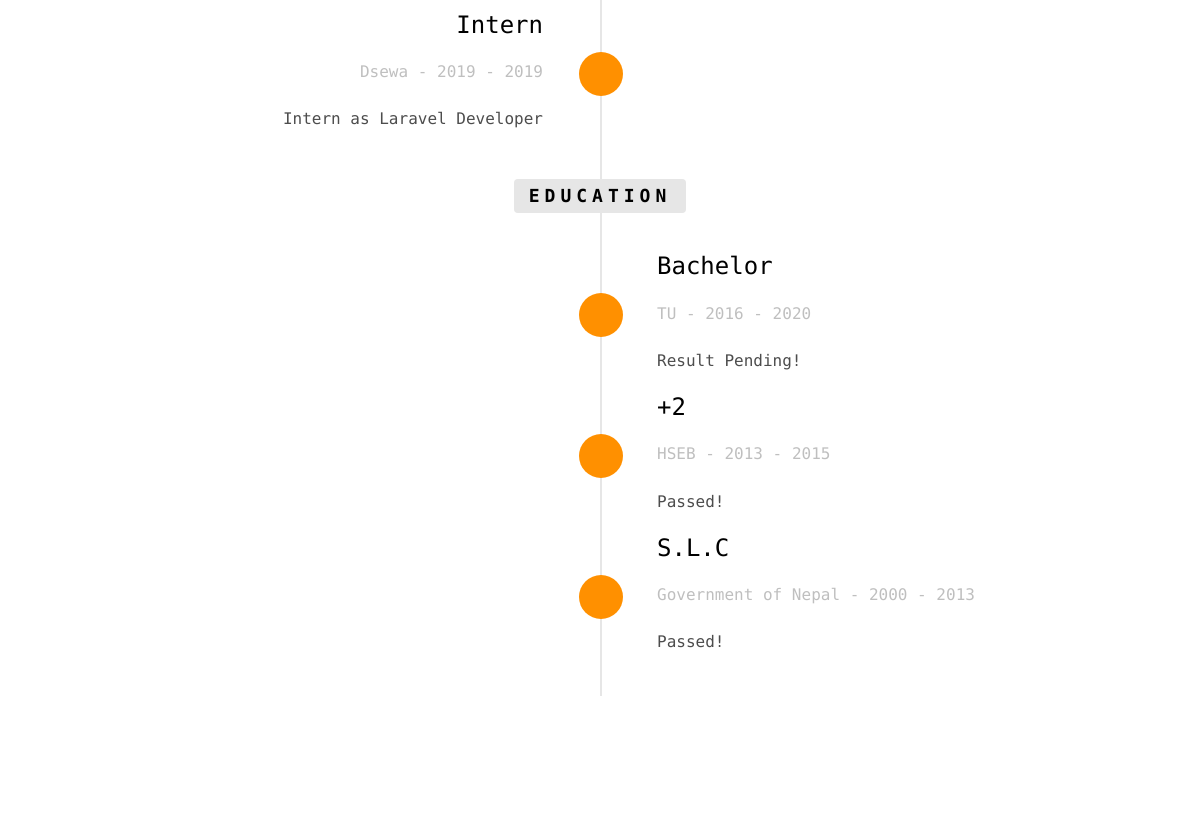
Before: / (middle part) with the older database file.
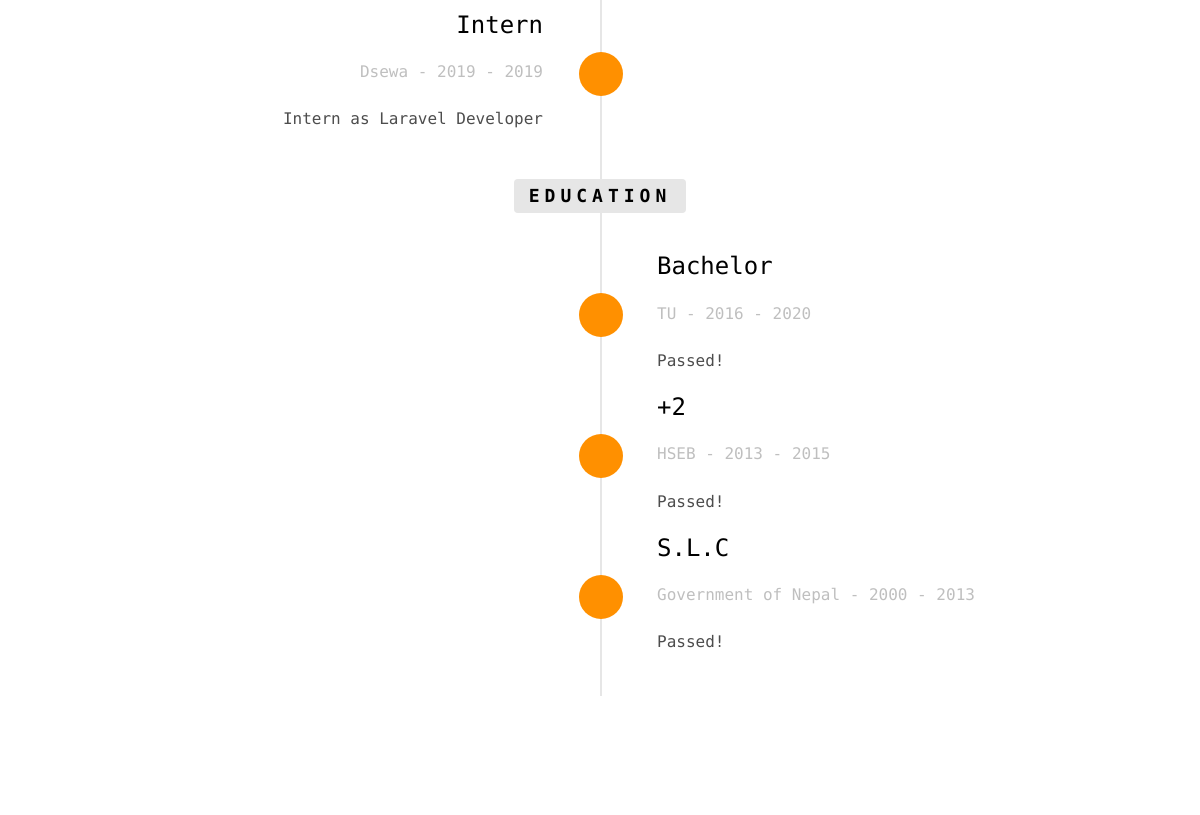
After: the same page with the newer database file.
### User/models.py (models this page shows, shortened)
class Work(models.Model):
    user = models.ForeignKey(User,on_delete=models.CASCADE)
    title = models.CharField(max_length=30,default='Undefined')
    c_name = models.CharField(max_length=30,default='Undefined')
    work_from = models.CharField(max_length=30,default='Undefined')
    work_till = models.CharField(max_length=30,default='Undefined')
    description = models.TextField(null=True)

class Education(models.Model):
    user = models.ForeignKey(User,on_delete=models.CASCADE)
    title = models.CharField(max_length=30,default='Undefined')
    name = models.CharField(max_length=50,default='Undefined')
    study_from = models.CharField(max_length=30,default='Undefined')
    study_till = models.CharField(max_length=30,default='Undefined')
    description = models.TextField(null=True)

### User/views.py (the view)
# urls.py: path("", views.index, name="home"),
def index(request):
    try:
        user = User.objects.get(active=True)
        profile = UserProfile.objects.get(vuser=user)
        work = Work.objects.filter(user=user)
        education = Education.objects.filter(user=user)
        project = Project.objects.filter(user=user)
        return render(
            request,
            "index.html",
            {
                "profile": profile,
                "work": work,
                "education": education,
                "project": project,
            },
        )
    except:
        return redirect("error404")

### template/index.html (shortened to what this page needs)
{% load static %}
<!DOCTYPE HTML>
<html>
<head>
	<link rel="stylesheet" href="{% static 'homepage/css/animate.css' %}">
	<link rel="stylesheet" href="{% static 'homepage/css/icomoon.css' %}">
	<link rel="stylesheet" href="{% static 'homepage/css/bootstrap.css' %}">
	<link rel="stylesheet" href="{% static 'homepage/css/style.css' %}">
</head>
<body>
	<div id="page">
		<div id="fh5co-resume" class="fh5co-bg-color">
			<div class="container">
				<div class="row">
					<div class="col-md-12 col-md-offset-0">
						<ul class="timeline">
							{% for w in work%}
							<li class="animate-box timeline-unverted">
								<div class="timeline-badge"><i class="icon-suitcase"></i></div>
								<div class="timeline-panel">
									<div class="timeline-heading">
										<h3 class="timeline-title">{{w.title}}</h3>
										<span class="company">{{w.c_name}} {% if w.work_till %} -
											{{w.work_from}}{%endif%} {% if w.work_till %} - {{w.work_till}}
											{%endif%}</span>
									</div>
									<div class="timeline-body">
										<p>{{w.description}}</p>
									</div>
								</div>
							</li>
							{%endfor%}
							<br>
							<li class="timeline-heading text-center animate-box">
								<div>
									<h3>Education</h3>
								</div>
							</li>
							{% for e in education%}
							<li class="animate-box timeline-inverted ">
								<div class="timeline-badge"><i class="icon-graduation-cap"></i></div>
								<div class="timeline-panel">
									<div class="timeline-heading">
										<h3 class="timeline-title">{{e.title}}</h3>
										<span class="company">{{e.name}} {% if e.study_from %} -
											{{e.study_from}}{%endif%} {% if e.study_till %} - {{e.study_till}}
											{%endif%}</span>
									</div>
									<div class="timeline-body">
										<p>{{e.description}}</p>
									</div>
								</div>
							</li>
							{%endfor%}
						</ul>
					</div>
				</div>
			</div>
		</div>
</body>
</html>

### static/homepage/css/icomoon.css (style rules this page uses)
[class^="icon-"], [class*=" icon-"] { font-family: 'icomoon' !important; speak: none; font-style: normal; font-weight: normal; font-variant: normal; text-transform: none; line-height: 1; -webkit-font-smoothing: antialiased; -moz-osx-font-smoothing: grayscale; }
.icon-graduation-cap:before { content: "\e9b1"; }
.icon-suitcase:before { content: "\ea20"; }

### static/homepage/css/style.css (style rules this page uses)
body { font-family: "Space Mono", Arial, serif; font-weight: 400; font-size: 16px; line-height: 1.7; color: #4d4d4d; background: #fff; }
#page { position: relative; overflow-x: hidden; width: 100%; height: 100%; -webkit-transition: 0.5s; -o-transition: 0.5s; transition: 0.5s; }
p { margin-bottom: 30px; }
h1, h2, h3, h4, h5, h6, figure { color: #000; font-family: "Space Mono", Arial, serif; font-weight: 400; margin: 0 0 20px 0; }
#fh5co-about, #fh5co-resume, #fh5co-skills, #fh5co-started, #fh5co-work, #fh5co-blog, #fh5co-pricing, #fh5co-contact { padding: 7em 0; clear: both; }
.timeline { list-style: none; padding: 20px 0 20px; position: relative; }
.timeline:before { top: 20px; bottom: 0; position: absolute; content: " "; width: 2px; background-color: #e6e6e6; left: 50%; margin-left: 0px; }
.timeline .timeline-heading > div h3 { display: inline-block; padding: 7px 15px; font-size: 18px; text-transform: uppercase; letter-spacing: 5px; font-weight: bold; background: #e6e6e6; -webkit-border-radius: 4px; -moz-border-radius: 4px; -ms-border-radius: 4px; border-radius: 4px; }
.timeline > li { margin-bottom: 20px; position: relative; }
.timeline > li:before, .timeline > li:after { content: " "; display: table; }
.timeline > li:after { clear: both; }
.timeline > li > .timeline-panel { width: 45%; float: left; margin-bottom: 0; position: relative; -webkit-border-radius: 4px; -moz-border-radius: 4px; -ms-border-radius: 4px; border-radius: 4px; }
.timeline > li > .timeline-badge { color: #fff; width: 44px; height: 44px; line-height: 50px; font-size: 1.4em; text-align: center; position: absolute; top: 40px; left: 50%; margin-left: -21px; background-color: #FF9000; z-index: 100; display: table; -webkit-border-radius: 50%; -moz-border-radius: 50%; -ms-border-radius: 50%; border-radius: 50%; }
.timeline > li > .timeline-badge i { display: table-cell; vertical-align: middle; height: 44px; font-size: 18px; }
.timeline > li.timeline-unverted { text-align: right; }
.timeline > li.timeline-inverted > .timeline-panel { float: right; }
.timeline > li.timeline-inverted > .timeline-panel:before { border-left-width: 0; border-right-width: 15px; left: -15px; right: auto; }
.timeline > li.timeline-inverted > .timeline-panel:after { border-left-width: 0; border-right-width: 14px; left: -14px; right: auto; }
.timeline-title { margin-top: 0; }
.company { display: block; margin-bottom: 20px; font-size: 16px; font-weight: normal; color: #bfbfbf; }
.timeline-body > p, .timeline-body > ul { margin-bottom: 0; }

Changed rows visible on the page:
changed Education "Bachelor": description "Result Pending!" → "Passed!"
